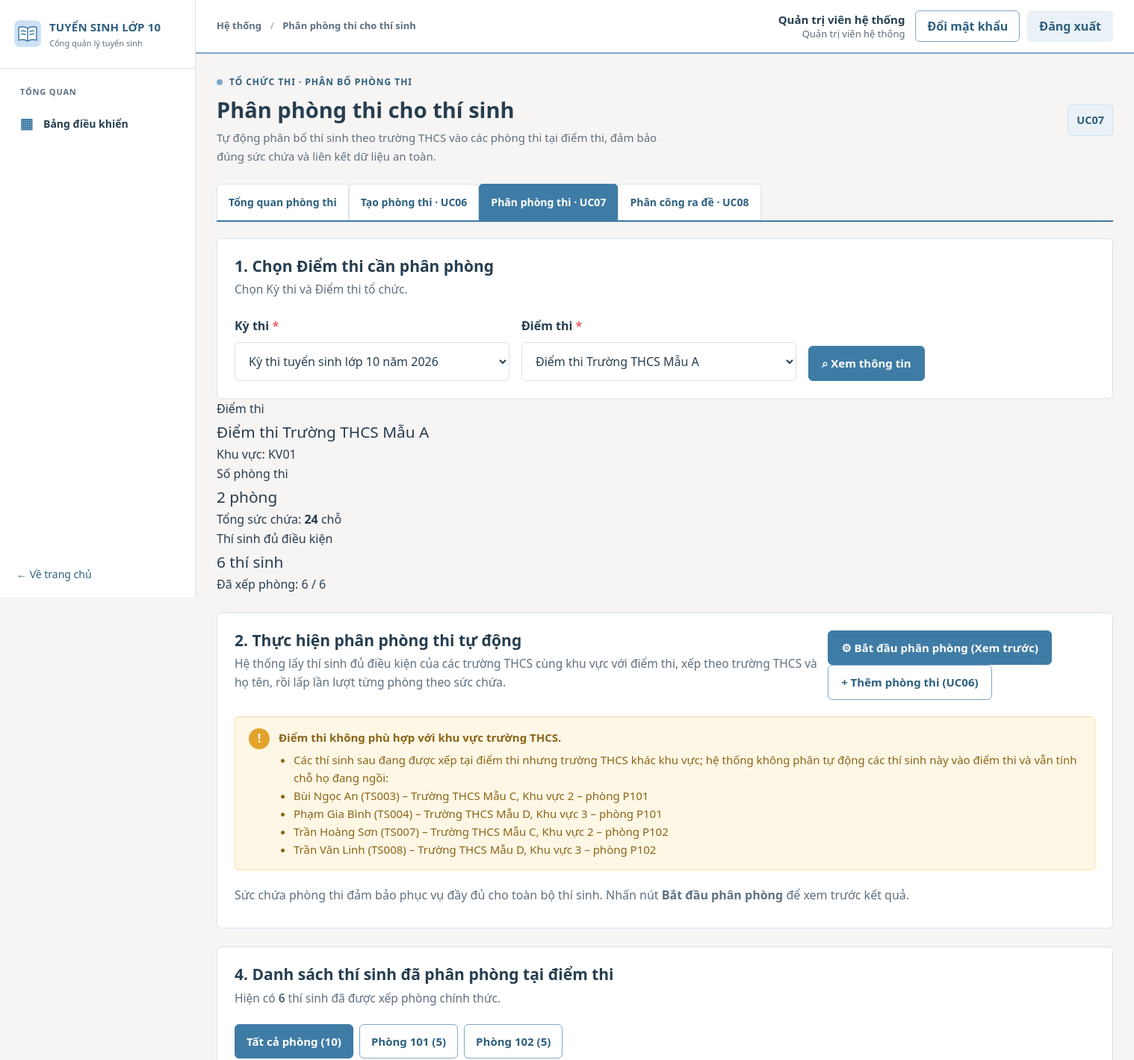
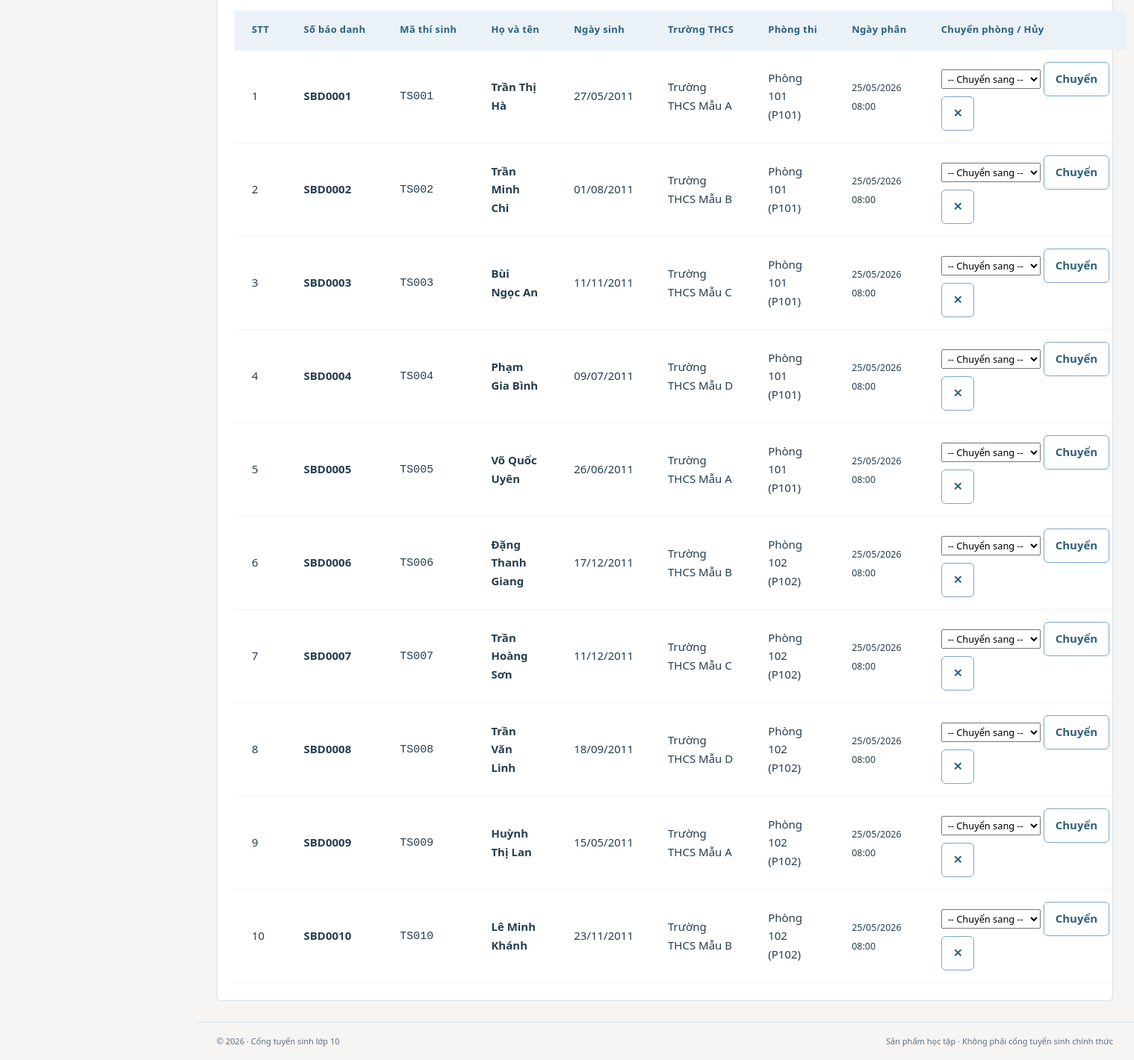
Page /exam/phan-phong.php (signed in) on the committed database (2 pictures, top to bottom).
### tables this page shows
CREATE TABLE TaiKhoan (
  maTaiKhoan VARCHAR(20) NOT NULL,
  tenDangNhap VARCHAR(50) NOT NULL,
  matKhau VARCHAR(255) NOT NULL,
  hoTen VARCHAR(100) NOT NULL,
  vaiTro VARCHAR(30) NOT NULL,
  maCanBo VARCHAR(20) NULL,
  maThiSinh VARCHAR(20) NULL,
  trangThai VARCHAR(20) NOT NULL DEFAULT 'Hoạt động',
  soLanSai INT NOT NULL DEFAULT 0,
  khoaDen DATETIME NULL,
  lanDangNhapCuoi DATETIME NULL,
  ngayTao DATETIME NOT NULL DEFAULT CURRENT_TIMESTAMP,
  PRIMARY KEY (maTaiKhoan),
  UNIQUE KEY uq_taikhoan_ten (tenDangNhap),
  CONSTRAINT ck_taikhoan_vaitro CHECK (vaiTro IN ('HOC_SINH','GVCN','BAN_TUYEN_SINH','HD_TUYEN_SINH','HD_COI_THI','HD_CHAM_THI','CAT_PHACH','HD_PHUC_KHAO','HD_RA_DE','QUAN_TRI')),
  CONSTRAINT ck_taikhoan_trangthai CHECK (trangThai IN ('Hoạt động','Bị khóa')),
  CONSTRAINT ck_taikhoan_solansai CHECK (soLanSai >= 0),
  CONSTRAINT fk_taikhoan_canbo FOREIGN KEY (maCanBo) REFERENCES CanBo(maCanBo),
  CONSTRAINT fk_taikhoan_thisinh FOREIGN KEY (maThiSinh) REFERENCES ThiSinh(maThiSinh)
);

CREATE TABLE DiemThi (
  maDiemThi VARCHAR(20) NOT NULL,
  tenDiemThi VARCHAR(150) NOT NULL,
  maTruongTHCS VARCHAR(20) NULL,
  maTruongTHPT VARCHAR(20) NULL,
  maKyThi VARCHAR(20) NOT NULL,
  PRIMARY KEY (maDiemThi),
  CONSTRAINT fk_diemthi_thcs FOREIGN KEY (maTruongTHCS) REFERENCES TruongTHCS(maTruongTHCS),
  CONSTRAINT fk_diemthi_thpt FOREIGN KEY (maTruongTHPT) REFERENCES TruongTHPT(maTruongTHPT),
  CONSTRAINT fk_diemthi_kythi FOREIGN KEY (maKyThi) REFERENCES KyThi(maKyThi)
);

CREATE TABLE PhongThi (
  maPhong VARCHAR(20) NOT NULL,
  tenPhong VARCHAR(100) NOT NULL,
  sucChua INT NOT NULL,
  maDiemThi VARCHAR(20) NOT NULL,
  PRIMARY KEY (maPhong),
  CONSTRAINT ck_phongthi_succhua CHECK (sucChua > 0),
  CONSTRAINT fk_phongthi_diemthi FOREIGN KEY (maDiemThi) REFERENCES DiemThi(maDiemThi)
);

CREATE TABLE PhanPhongThi (
  maPhanPhong VARCHAR(20) NOT NULL,
  maThiSinh VARCHAR(20) NOT NULL,
  maPhong VARCHAR(20) NOT NULL,
  ngayPhan DATETIME NOT NULL DEFAULT CURRENT_TIMESTAMP,
  trangThai VARCHAR(30) NOT NULL,
  PRIMARY KEY (maPhanPhong),
  CONSTRAINT ck_ppt_trangthai CHECK (trangThai IN ('Đã phân','Đã chuyển phòng','Đã hủy')),
  CONSTRAINT fk_ppt_thisinh FOREIGN KEY (maThiSinh) REFERENCES ThiSinh(maThiSinh),
  CONSTRAINT fk_ppt_phong FOREIGN KEY (maPhong) REFERENCES PhongThi(maPhong)
);

CREATE TABLE ThiSinh (
  maThiSinh VARCHAR(20) NOT NULL,
  maHoSo VARCHAR(20) NOT NULL,
  hoTen VARCHAR(100) NOT NULL,
  ngaySinh DATE NOT NULL,
  soBaoDanh VARCHAR(20) NULL,
  dieuKienDuThi TINYINT(1) NOT NULL DEFAULT 0,
  trangThaiDangKyDuThi VARCHAR(50) NOT NULL DEFAULT 'Chưa duyệt',
  maTruongTHCS VARCHAR(20) NOT NULL,
  PRIMARY KEY (maThiSinh),
  UNIQUE KEY uq_thisinh_mahoso (maHoSo),
  UNIQUE KEY uq_thisinh_sbd (soBaoDanh),
  CONSTRAINT ck_thisinh_trangthai CHECK (trangThaiDangKyDuThi IN ('Chưa duyệt','Đã duyệt','Từ chối')),
  CONSTRAINT fk_thisinh_thcs FOREIGN KEY (maTruongTHCS) REFERENCES TruongTHCS(maTruongTHCS)
);

CREATE TABLE TruongTHCS (
  maTruongTHCS VARCHAR(20) NOT NULL,
  tenTruongTHCS VARCHAR(100) NOT NULL,
  diaChi VARCHAR(255) NULL,
  quanHuyen VARCHAR(100) NULL,
  maKhuVuc VARCHAR(20) NOT NULL,
  PRIMARY KEY (maTruongTHCS),
  CONSTRAINT fk_thcs_khuvuc FOREIGN KEY (maKhuVuc) REFERENCES KhuVuc(maKhuVuc)
);

### exam/phan-phong.php (the view, shortened to what the rows shown need)
<?php
require_once dirname(__DIR__) . '/includes/exam_ui.php';
$maKyThi = ui_input('kyThi');
$maDiemThi = ui_input('diemThi');
$maPhongLoc = ui_input('phong');
$dsKyThi = exam_ds_ky_thi();
$dsDiemThi = exam_ds_diem_thi($maKyThi);
if ($maKyThi === '' && !empty($dsKyThi)) {
    $maKyThi = (string)$dsKyThi[0]['maKyThi'];
    $dsDiemThi = exam_ds_diem_thi($maKyThi);
}
if ($maDiemThi === '' && !empty($dsDiemThi)) {
    $maDiemThi = (string)$dsDiemThi[0]['maDiemThi'];
}
$loi = null;
$diemThiHienTai = null;
foreach ($dsDiemThi as $dt) {
    if ($dt['maDiemThi'] === $maDiemThi) {
        $diemThiHienTai = $dt;
        break;
    }
}
$dsPhong = [];
$dsThiSinhPhuHop = [];
$dsDaPhanPhong = [];
$dsKhongPhuHop = [];
if ($maDiemThi !== '') {
    $dsPhong = exam_ds_phong_thi($maDiemThi);
    try {
        $dsThiSinhPhuHop = layDanhSachThiSinhPhuHopDiemThi($maKyThi, $maDiemThi);
        $dsKhongPhuHop = layThiSinhKhongPhuHopDiemThi($maDiemThi);
        $sqlDaPhan = 'SELECT pp.maPhanPhong, t.maThiSinh, t.hoTen, t.soBaoDanh, t.ngaySinh,
                             c.tenTruongTHCS, p.maPhong, p.tenPhong, pp.ngayPhan, pp.trangThai
                      FROM PhanPhongThi pp
                      JOIN ThiSinh t ON t.maThiSinh = pp.maThiSinh
                      JOIN TruongTHCS c ON c.maTruongTHCS = t.maTruongTHCS
                      JOIN PhongThi p ON p.maPhong = pp.maPhong
                      WHERE p.maDiemThi = ? AND pp.trangThai = "Đã phân"';
        $paramsDaPhan = [$maDiemThi];
        $sqlDaPhan .= ' ORDER BY p.maPhong, t.soBaoDanh, t.maThiSinh';
        $st = db()->prepare($sqlDaPhan);
        $st->execute($paramsDaPhan);
        $dsDaPhanPhong = $st->fetchAll();
    } catch (BusinessException $e) {
        $loi = $loi ?? $e->getMessage();
    } catch (Throwable $e) {
        error_log('UC07 load: ' . $e->getMessage());
        $loiHeThong = 'Không thể tải danh sách thí sinh. Vui lòng thử lại sau.';
    }
}
$tongSucChua = array_sum(array_column($dsPhong, 'sucChua'));
$soLuongThiSinhCanPhan = count($dsThiSinhPhuHop);
$soLuongDaPhan = count(array_filter($dsThiSinhPhuHop, fn($t) => $t['maPhanPhong'] !== null));
ui_page_start('exam', 'Phân phòng thi cho thí sinh', 'Tổ chức thi · Phân bổ phòng thi', 'Tự động phân bổ thí sinh theo trường THCS vào các phòng thi tại điểm thi, đảm bảo đúng sức chứa và liên kết dữ liệu an toàn.', 'UC07');
?>
<section class="panel">
  <div class="panel-heading">
    <div>
      <h2>1. Chọn Điểm thi cần phân phòng</h2>
    </div>
  </div>
</section>
<?php if ($diemThiHienTai): ?>
<div class="ui-kpi-grid" style="margin-bottom: 1.5rem;">
  <div class="ui-kpi">
    <div class="ui-kpi-label">Điểm thi</div>
    <div class="ui-kpi-val" style="font-size:1.3rem"><?= e($diemThiHienTai['tenDiemThi']) ?></div>
    <div class="ui-kpi-hint">Khu vực: <?= e($diemThiHienTai['maKhuVuc'] ?: 'Tất cả') ?></div>
  </div>
  <div class="ui-kpi">
    <div class="ui-kpi-label">Số phòng thi</div>
    <div class="ui-kpi-val" style="font-size:1.3rem"><?= count($dsPhong) ?> phòng</div>
    <div class="ui-kpi-hint">Tổng sức chứa: <strong><?= $tongSucChua ?></strong> chỗ</div>
  </div>
  <div class="ui-kpi">
    <div class="ui-kpi-label">Thí sinh đủ điều kiện</div>
    <div class="ui-kpi-val" style="font-size:1.3rem"><?= $soLuongThiSinhCanPhan ?> thí sinh</div>
    <div class="ui-kpi-hint">Đã xếp phòng: <?= $soLuongDaPhan ?> / <?= $soLuongThiSinhCanPhan ?></div>
  </div>
</div>
<section class="panel" style="margin-bottom: 1.5rem;">
  <div class="panel-heading">
    <div>
      <h2>2. Thực hiện phân phòng thi tự động</h2>
      <p>Hệ thống lấy thí sinh đủ điều kiện của các trường THCS cùng khu vực với điểm thi, xếp theo trường THCS và họ tên, rồi lấp lần lượt từng phòng theo sức chứa.</p>
    </div>
    <div class="panel-actions">
      <form method="post" novalidate style="display:inline">
        <button class="btn btn-primary" type="submit">⚙ Bắt đầu phân phòng (Xem trước)</button>
      </form>
      <a class="btn btn-outline" href="<?= e(url('exam/tao-phong.php', ['kyThi' => $maKyThi, 'diemThi' => $maDiemThi])) ?>">+ Thêm phòng thi (UC06)</a>
    </div>
  </div>
  <?php if (empty($dsPhong)): ?>
    <div class="ui-notice ui-notice-warning">
      <div><strong>Điểm thi này chưa có phòng thi nào.</strong> Vui lòng tạo phòng thi trước khi thực hiện phân phòng.</div>
    </div>
  <?php elseif ($tongSucChua < $soLuongThiSinhCanPhan): ?>
    <div class="ui-notice ui-notice-error">
      <div><strong>Sức chứa phòng thi không đủ.</strong> Tổng sức chứa (<?= $tongSucChua ?> chỗ) nhỏ hơn số lượng thí sinh (<?= $soLuongThiSinhCanPhan ?> thí sinh). Thiếu <?= $soLuongThiSinhCanPhan - $tongSucChua ?> chỗ.</div>
    </div>
  <?php else: ?>
    <?php if ($dsKhongPhuHop):
      ui_notice('warning', EXAM_TB_DIEM_THI_KHONG_PHU_HOP, array_merge(
        ['Các thí sinh sau đang được xếp tại điểm thi nhưng trường THCS khác khu vực; hệ thống không phân tự động các thí sinh này vào điểm thi và vẫn tính chỗ họ đang ngồi:'],
        array_map(fn($r) => "{$r['hoTen']} ({$r['maThiSinh']}) – {$r['tenTruongTHCS']}, {$r['tenKhuVuc']} – phòng {$r['maPhong']}", $dsKhongPhuHop)
      ));
    endif; ?>
    <p class="text-muted" style="margin:0.5rem 0;">Sức chứa phòng thi đảm bảo phục vụ đầy đủ cho toàn bộ thí sinh. Nhấn nút <strong>Bắt đầu phân phòng</strong> để xem trước kết quả.</p>
  <?php endif; ?>
</section>
<section class="panel">
  <div class="panel-heading">
    <div>
      <h2>4. Danh sách thí sinh đã phân phòng tại điểm thi</h2>
      <p>Hiện có <strong><?= $soLuongDaPhan ?></strong> thí sinh đã được xếp phòng chính thức.</p>
    </div>
  </div>
  <div style="display:flex; gap:0.5rem; margin-bottom:1rem; flex-wrap:wrap;">
    <a class="btn btn-sm <?= $maPhongLoc === '' ? 'btn-primary' : 'btn-outline' ?>" href="<?= e(url('exam/phan-phong.php', ['kyThi' => $maKyThi, 'diemThi' => $maDiemThi])) ?>">Tất cả phòng (<?= count($dsDaPhanPhong) ?>)</a>
    <?php foreach ($dsPhong as $p): ?>
      <a class="btn btn-sm <?= $maPhongLoc === $p['maPhong'] ? 'btn-primary' : 'btn-outline' ?>" href="<?= e(url('exam/phan-phong.php', ['kyThi' => $maKyThi, 'diemThi' => $maDiemThi, 'phong' => $p['maPhong']])) ?>">
        <?= e($p['tenPhong']) ?> (<?= $p['soLuongThiSinh'] ?>)
      </a>
    <?php endforeach; ?>
  </div>
  <?php if (empty($dsDaPhanPhong)): ?>
    <div class="ui-notice ui-notice-info">
      <div><strong>Chưa có thí sinh nào được phân phòng tại điểm thi này.</strong> Hãy dùng chức năng phân phòng tự động ở trên.</div>
    </div>
  <?php else: ?>
    <div class="table-wrap">
      <table class="data-table">
        <thead>
          <tr>
            <th>STT</th>
            <th>Số báo danh</th>
            <th>Mã thí sinh</th>
            <th>Họ và tên</th>
            <th>Ngày sinh</th>
            <th>Trường THCS</th>
            <th>Phòng thi</th>
            <th>Ngày phân</th>
            <th class="ui-align-right">Chuyển phòng / Hủy</th>
          </tr>
        </thead>
        <tbody>
          <?php $idx = 1; foreach ($dsDaPhanPhong as $r): ?>
            <tr>
              <td><?= $idx++ ?></td>
              <td><strong><?= e($r['soBaoDanh'] ?: '—') ?></strong></td>
              <td><code><?= e($r['maThiSinh']) ?></code></td>
              <td><strong><?= e($r['hoTen']) ?></strong></td>
              <td><?= date('d/m/Y', strtotime((string)$r['ngaySinh'])) ?></td>
              <td><?= e($r['tenTruongTHCS']) ?></td>
              <td><span class="badge badge-success"><?= e($r['tenPhong']) ?> (<?= e($r['maPhong']) ?>)</span></td>
              <td><small class="text-muted"><?= date('d/m/Y H:i', strtotime((string)$r['ngayPhan'])) ?></small></td>
              <td class="ui-align-right">
                <form method="post" style="display:inline-flex; gap:4px; align-items:center;" onsubmit="return confirm('Chuyển thí sinh <?= e($r['hoTen']) ?> sang phòng đã chọn?');">
                  <select name="maPhongMoi" style="padding:2px 4px; font-size:0.8rem;" required>
                    <option value="">-- Chuyển sang --</option>
                  </select>
                  <button class="btn btn-sm btn-outline" type="submit">Chuyển</button>
                </form>
                <form method="post" style="display:inline;" onsubmit="return confirm('Bạn có chắc muốn hủy phân phòng của thí sinh <?= e($r['hoTen']) ?>?');">
                  <button class="btn btn-sm btn-outline text-error" type="submit" title="Hủy phân phòng">✕</button>
                </form>
              </td>
            </tr>
          <?php endforeach; ?>
        </tbody>
      </table>
    </div>
  <?php endif; ?>
</section>
<?php endif; ?>

### includes/header.php (shortened to what the rows shown need)
<?php
require_once __DIR__ . '/functions.php';
$layout = $layout ?? 'public';
$cfg = app_config();
?><!doctype html>
<html lang="vi">
<head>
  <link rel="stylesheet" href="<?= e(url('assets/css/style.css')) ?>">
  <link rel="stylesheet" href="<?= e(url('assets/css/portal.css')) ?>">
</head>
<body class="<?= $layout === 'dashboard' ? 'dash-body' : 'public-body' ?>">
<?php if ($layout === 'dashboard'): ?>
<div class="dash-shell">
  <?php require __DIR__ . '/sidebar.php'; ?>
  <div class="dash-main">
    <header class="dash-topbar">
      <div class="dash-topbar-right"><?php $__u = function_exists('current_user') ? current_user() : null; if ($__u): ?>
        <span class="topbar-user"><strong><?= e($__u['hoTen']) ?></strong><small><?= e(ten_vai_tro($__u['vaiTro'])) ?></small></span>
        <a class="btn btn-outline btn-sm" href="<?= e(url('auth/doi-mat-khau.php')) ?>">Đổi mật khẩu</a>
        <form method="post" action="<?= e(url('auth/logout.php')) ?>" class="topbar-logout"><?= csrf_field() ?><button class="btn btn-soft btn-sm" type="submit">Đăng xuất</button></form>
      <?php else: ?><a class="avatar" href="<?= e(url('auth/login.php')) ?>" title="Đăng nhập">10</a><?php endif; ?></div>
    </header>
    <main id="main" class="dash-content">
<?php endif; ?>

### rows in the picture
taikhoan: hoTen "Quản trị viên hệ thống", vaiTro "Quản trị viên hệ thống"
diemthi: tenDiemThi "Điểm thi Trường THCS Mẫu A"
phongthi: tenPhong "Phòng 101", soLuongThiSinh "5"
phongthi: tenPhong "Phòng 102", soLuongThiSinh "5"
phanphongthi: maThiSinh.soBaoDanh "SBD0001", maThiSinh.maThiSinh "TS001", maThiSinh.hoTen "Trần Thị Hà", maThiSinh.ngaySinh "27/05/2011", truongthcs.tenTruongTHCS "Trường THCS Mẫu A", maPhong.tenPhong "Phòng 101", maPhong.maPhong "P101", ngayPhan "25/05/2026 08:00"
phanphongthi: maThiSinh.soBaoDanh "SBD0002", maThiSinh.maThiSinh "TS002", maThiSinh.hoTen "Trần Minh Chi", maThiSinh.ngaySinh "01/08/2011", truongthcs.tenTruongTHCS "Trường THCS Mẫu B", maPhong.tenPhong "Phòng 101", maPhong.maPhong "P101", ngayPhan "25/05/2026 08:00"
phanphongthi: maThiSinh.soBaoDanh "SBD0003", maThiSinh.maThiSinh "TS003", maThiSinh.hoTen "Bùi Ngọc An", maThiSinh.ngaySinh "11/11/2011", truongthcs.tenTruongTHCS "Trường THCS Mẫu C", maPhong.tenPhong "Phòng 101", maPhong.maPhong "P101", ngayPhan "25/05/2026 08:00"
phanphongthi: maThiSinh.soBaoDanh "SBD0004", maThiSinh.maThiSinh "TS004", maThiSinh.hoTen "Phạm Gia Bình", maThiSinh.ngaySinh "09/07/2011", truongthcs.tenTruongTHCS "Trường THCS Mẫu D", maPhong.tenPhong "Phòng 101", maPhong.maPhong "P101", ngayPhan "25/05/2026 08:00"
phanphongthi: maThiSinh.soBaoDanh "SBD0005", maThiSinh.maThiSinh "TS005", maThiSinh.hoTen "Võ Quốc Uyên", maThiSinh.ngaySinh "26/06/2011", truongthcs.tenTruongTHCS "Trường THCS Mẫu A", maPhong.tenPhong "Phòng 101", maPhong.maPhong "P101", ngayPhan "25/05/2026 08:00"
phanphongthi: maThiSinh.soBaoDanh "SBD0006", maThiSinh.maThiSinh "TS006", maThiSinh.hoTen "Đặng Thanh Giang", maThiSinh.ngaySinh "17/12/2011", truongthcs.tenTruongTHCS "Trường THCS Mẫu B", maPhong.tenPhong "Phòng 102", maPhong.maPhong "P102", ngayPhan "25/05/2026 08:00"
phanphongthi: maThiSinh.soBaoDanh "SBD0007", maThiSinh.maThiSinh "TS007", maThiSinh.hoTen "Trần Hoàng Sơn", maThiSinh.ngaySinh "11/12/2011", truongthcs.tenTruongTHCS "Trường THCS Mẫu C", maPhong.tenPhong "Phòng 102", maPhong.maPhong "P102", ngayPhan "25/05/2026 08:00"
phanphongthi: maThiSinh.soBaoDanh "SBD0008", maThiSinh.maThiSinh "TS008", maThiSinh.hoTen "Trần Văn Linh", maThiSinh.ngaySinh "18/09/2011", truongthcs.tenTruongTHCS "Trường THCS Mẫu D", maPhong.tenPhong "Phòng 102", maPhong.maPhong "P102", ngayPhan "25/05/2026 08:00"
phanphongthi: maThiSinh.soBaoDanh "SBD0009", maThiSinh.maThiSinh "TS009", maThiSinh.hoTen "Huỳnh Thị Lan", maThiSinh.ngaySinh "15/05/2011", truongthcs.tenTruongTHCS "Trường THCS Mẫu A", maPhong.tenPhong "Phòng 102", maPhong.maPhong "P102", ngayPhan "25/05/2026 08:00"
phanphongthi: maThiSinh.soBaoDanh "SBD0010", maThiSinh.maThiSinh "TS010", maThiSinh.hoTen "Lê Minh Khánh", maThiSinh.ngaySinh "23/11/2011", truongthcs.tenTruongTHCS "Trường THCS Mẫu B", maPhong.tenPhong "Phòng 102", maPhong.maPhong "P102", ngayPhan "25/05/2026 08:00"

### other values in the picture
$group "TỔNG QUAN"
$symbol "▦"
$label "Bảng điều khiển"
$page_title "Phân phòng thi cho thí sinh"
$eyebrow "TỔ CHỨC THI · PHÂN BỔ PHÒNG THI"
$title "Phân phòng thi cho thí sinh"
$desc "Tự động phân bổ thí sinh theo trường THCS vào các phòng thi tại điểm thi, đảm bảo đúng sức chứa và liên kết dữ liệu an toàn."
$uc "UC07"
$label "Tổng quan phòng thi"
$label "Tạo phòng thi · UC06"
$label "Phân phòng thi · UC07"
$label "Phân công ra đề · UC08"
$label "Kỳ thi Điểm thi"
$diemThiHienTai['maKhuVuc'] ?: 'Tất cả' "KV01"
count($dsPhong) "2"
